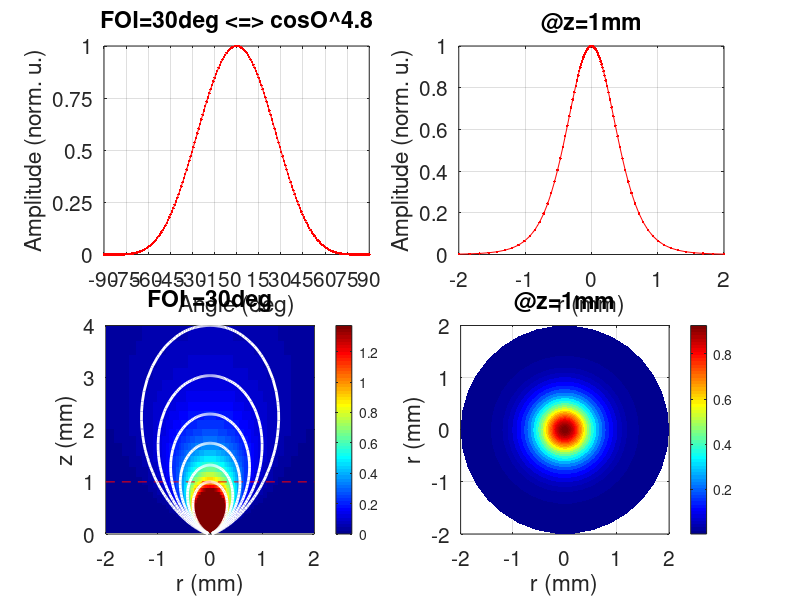
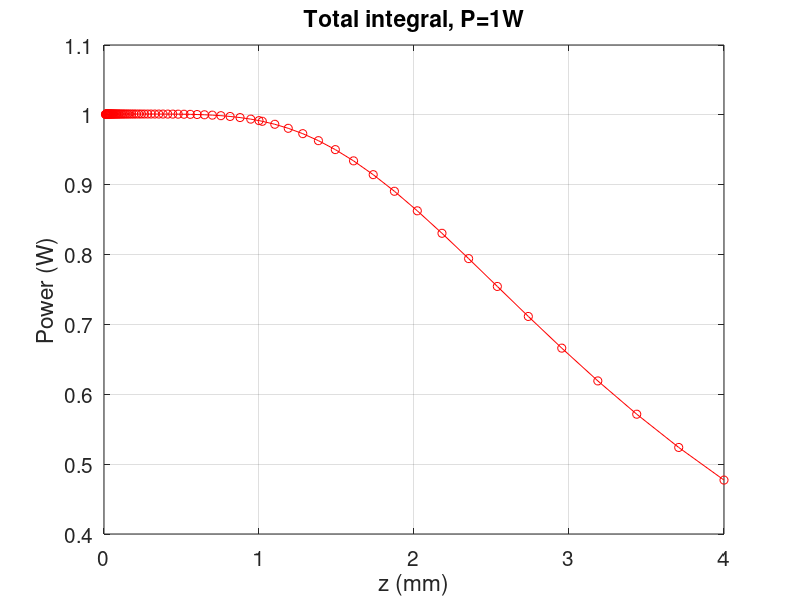

These figures' MATLAB source, in order:
%%%%%%%%%%%%%%%%%%%%%%%%%%%%%%%%%%%%%%%%%%%%%%%%%%%%%%%%%%%%%%%%%%%%%%%%%%%%%%%%
%%%%%%%%%%%%%%%%%%%%% last update 15 March 2021, LNEV %%%%%%%%%%%%%%%%%%%%%%%%%%
%%%%%%%%%%%%%%%%%%%%%%%%%%%%%%%%%%%%%%%%%%%%%%%%%%%%%%%%%%%%%%%%%%%%%%%%%%%%%%%%

clear all
close all
clc

%%%%%%%%%%%%%%%%%%%%%%%%%%%%%%%%%%%%%%%%%%%%%%%%%%%%%%%%%%%%%%%%%%%%%%%%%%%%%%%%
%%%%%%%%%%%%%%%%%%%%%%%%%%%%%%%% Parameters %%%%%%%%%%%%%%%%%%%%%%%%%%%%%%%%%%%%
%%%%%%%%%%%%%%%%%%%%%%%%%%%%%%%%%%%%%%%%%%%%%%%%%%%%%%%%%%%%%%%%%%%%%%%%%%%%%%%%

Power=1;                % light power [Watt]

rmax = 2;      Nr = 90; % xmax is the last point of the x vector and Nx is number of point of this vector [mm]
zmax = 2*rmax; Nz = 80; % same for z [mm]
Nphi = 35;

FOI  = 30;              % angle of the beam FOI

zcut = 1;               % 2D xy-plot at z=zcut
xscale=[-1 1]*rmax;     % ploting scale

%%%%%%%%%%%%%%%%%%%%%%%%%%%%%%%%%%%%%%%%%%%%%%%%%%%%%%%%%%%%%%%%%%%%%%%%%%%%%%%%
%%%%%%%%%%%%%%%%%%%%%%%%%%%%%%%%%%%%%%%%%%%%%%%%%%%%%%%%%%%%%%%%%%%%%%%%%%%%%%%%
%%%%%%%%%%%%%%%%%%%%%%%%%%%%%%%%%%%%%%%%%%%%%%%%%%%%%%%%%%%%%%%%%%%%%%%%%%%%%%%%

z = logspace(-2,log10(zmax),Nz);
if isempty(find(z==zcut))
  z=sort([z zcut ]);
end

r = logspace(-3,log10(rmax),Nr);
r = [0 r];
[Z,R] = meshgrid(z,r);

O = linspace(-pi/2 , pi/2, 200);
p = log(0.5)./log(cos(FOI*pi/180));

%%%%%%%%%%%%%%%%%%%%%%%%%%%%%%%%%%%%%%%%%%%%%%%%%%%%%%%%%%%%%%%%%%%%%%%%%%%%%%%%
%%%%%%%%%%%%%%%%%%%%%%%%% Lambertian beam calculus %%%%%%%%%%%%%%%%%%%%%%%%%%%%%
%%%%%%%%%%%%%%%%%%%%%%%%%%%%%%%%%%%%%%%%%%%%%%%%%%%%%%%%%%%%%%%%%%%%%%%%%%%%%%%%

cosO = Z ./ sqrt( R.^2  + Z.^2 )    ;
cosO(cosO<0)=0;

trans = cosO.^3 ./ (Z.^2) ; %% it is a function that transform the Intensity (W/sr) in Irradiance (W/m2)

L = Power / pi *(p+1)/2 * cosO.^p .* trans ;

% the pi(p+1)/2 is a normalization constant so that the integral over the solide angle (half sphere) = the power

%%%%%%%%%%%%%%%%%%%%%%%%%%%%%%%%%%%%%%%%%%%%%%%%%%%%%%%%%%%%%%%%%%%%%%%%%%%%%%%%
%%%%%%%%%%%%%%%%%%%%%% indexes and values for plotting %%%%%%%%%%%%%%%%%%%%%%%%%
%%%%%%%%%%%%%%%%%%%%%%%%%%%%%%%%%%%%%%%%%%%%%%%%%%%%%%%%%%%%%%%%%%%%%%%%%%%%%%%%

idz=find(z==zcut);

idxL=find(abs(-r-xscale(1))==min(abs(-r-xscale(1))) ) ;
idxR=find(abs(r-xscale(2))==min(abs(r-xscale(2))) ) ;

M=max(  [ max(L(:,end))  max(L(idxL,:))  max(L(idxR,:)) ] ) ;
m=max(L(:,idz));

%%%%%%%%%%%%%%%%%%%%%%%%%%%%%%%%%%%%%%%%%%%%%%%%%%%%%%%%%%%%%%%%%%%%%%%%%%%%%%%%

figure('position',[50 50 1400 1000],'color','w')
%figure('position',[-3500 300 1400 1000],'color','w')

FS=15;
%%%%%%%%%%%%%%%%%%%%%%%%%%%%%%%%%%%%%%%%%%%%%%%%%%%%%%%%%%%%%%%%%%%%%%%%%%%%%%%%

subplot(2,2,1,'fontsize',FS)
hold on; grid on; box on;

plot( O*180/pi , cos(O).^p , 'r.-')

xlim([-1 1]*90)
set (gca , 'xtick', [-90:15:90]);
set (gca , 'ytick', 0:0.25:1);

xlabel('Angle (deg)')
ylabel('Amplitude (norm. u.)')
title(strcat('FOI=',num2str(FOI),'deg <=> cosO\^',num2str(p,'%.1f')))

%%%%%%%%%%%%%%%%%%%%%%%%%%%%%%%%%%%%%%%%%%%%%%%%%%%%%%%%%%%%%%%%%%%%%%%%%%%%%%%%
%%%%%%%%%%%%%%%%%%%%%%%%%%%%%%%%%%%%%%%%%%%%%%%%%%%%%%%%%%%%%%%%%%%%%%%%%%%%%%%%

subplot(2,2,2,'fontsize',FS)
hold on; grid on; box on;

plot(r,L(:,idz)/max(L(:,idz)) , 'r.-' )
plot(-r,L(:,idz)/max(L(:,idz)) , 'r.-' )

xlim(xscale)
xlabel('r (mm)')
ylabel('Amplitude (norm. u.)')
title(strcat('@z=',num2str(z(idz)), 'mm'))

%%%%%%%%%%%%%%%%%%%%%%%%%%%%%%%%%%%%%%%%%%%%%%%%%%%%%%%%%%%%%%%%%%%%%%%%%%%%%%%%
%%%%%%%%%%%%%%%%%%%%%%%%%%%%%%%%%%%%%%%%%%%%%%%%%%%%%%%%%%%%%%%%%%%%%%%%%%%%%%%%

subplot(2,2,3,'fontsize',FS)
hold on; grid on; box on;

pcolor(+r,z,L')
pcolor(-r,z,L')
plot(xscale,[1 1]*z(idz),'r--')

v=sort(logspace(log10(M), log10(m),6));
contour(+r,z,squeeze(L)',v,'showtext','off','linecolor','w','linewidth',2)
contour(-r,z,squeeze(L)',v,'showtext','off','linecolor','w','linewidth',2)

colormap(jet)
colorbar
shading flat
xlim(xscale)
ylim([0 2*xscale(end)])
axis equal
m=10*Power*sqrt(p)/max(z)^2;
caxis([0 m])

xlabel('r (mm)')
ylabel('z (mm)')

title(strcat('FOI = ',num2str(FOI,'%.0f'),'deg'  ))

%%%%%%%%%%%%%%%%%%%%%%%%%%%%%%%%%%%%%%%%%%%%%%%%%%%%%%%%%%%%%%%%%%%%%%%%%%%%%%%%
%%%%%%%%%%%%%%%%%%%%%%%%%%%%%%%%%%%%%%%%%%%%%%%%%%%%%%%%%%%%%%%%%%%%%%%%%%%%%%%%

phi=linspace(0,2*pi,Nphi);
[PHI,RR] = meshgrid(phi,r);
Lp= repmat(L(:,:,1),[1 1 Nphi]);

X=RR.*cos(PHI);
Y=RR.*sin(PHI);

%%%%%%%%%%%%%%%%%%%%%%%%%%%%%%%%%%%%%%%%%%%%%%%%%%%%%%%%%%%%%%%%%%%%%%%%%%%%%%%%

subplot(2,2,4,'fontsize',FS)
hold on; grid on; box on;

pcolor(X,Y,squeeze(Lp(:,idz,:)  ))

colormap(jet); colorbar; shading flat
xlim(xscale)
ylim(xscale)
axis equal
xlabel('r (mm)')
ylabel('r (mm)')
title(strcat('@z=',num2str(z(idz)),'mm'))

%%%%%%%%%%%%%%%%%%%%%%%%%%%%%%%%%%%%%%%%%%%%%%%%%%%%%%%%%%%%%%%%%%%%%%%%%%%%%%%%
%%%%%%%%%%%%%%%%%%%%%%%%%%%%%%%%%%%%%%%%%%%%%%%%%%%%%%%%%%%%%%%%%%%%%%%%%%%%%%%%
% here, I just check that the integral (the power) is constant over z
% just it is in polar...

figure('position',[1400 100 450 500],'color','w')

subplot(1,1,1,'fontsize',FS)
hold on; grid on; box on;

s = squeeze( trapz(r,2*pi*R.*squeeze(L),1) ) ;
plot(z,s,'ro-')

xlabel('z (mm)')
ylabel('Power (W)')
title(strcat('Total integral, P=', num2str(Power),'W'))
